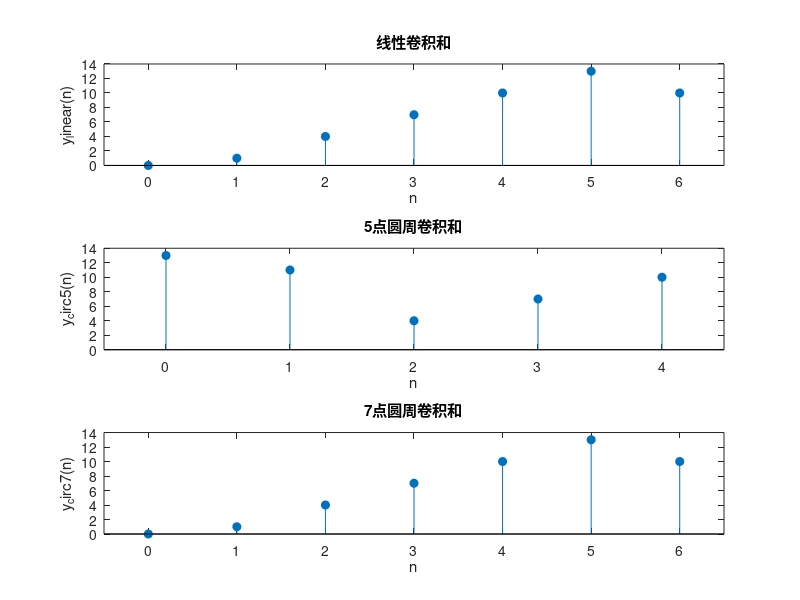

Write the MATLAB code that produced this figure.
% 圆周卷积和与线性卷积和的对比
clc; clear;

% 1.定义待卷积的序列
x1 = [0, 1, 2];
x2 = [1, 2, 3, 4, 5];

% 2.计算线性卷积
y_linear = conv(x1, x2);

% 3.定义矩阵法计算N点圆周卷积和的的函数
function y_circ = circ_conv_matrix(x1, x2, N)
    % 补零将x1和x2扩展为长度为N的序列
    x1_pad = [x1, zeros(1, N - length(x1))];
    x2_pad = [x2, zeros(1, N - length(x2))];
    
    % 构造x2的循环矩阵（每一行是x2_pad的循环右移的结果）
    circ_mat = zeros(N, N);
    for i = 1:N
        circ_mat(i, :) = circshift(x2_pad, [0, i-1]);
    end

    % 矩阵乘法实现圆周卷积
    y_circ = x1_pad * circ_mat;
end

% 4.计算5点、7点圆周卷积
y_circ5 = circ_conv_matrix(x1, x2, 5);
y_circ7 = circ_conv_matrix(x1, x2, 7);

% 5.画图对比结果
figure('Name', '线性卷积和圆周卷积的对比');

% 子图1：线性卷积
subplot(3, 1, 1);
n_lin = 0:length(y_linear) - 1;
stem(n_lin, y_linear, 'filled');
title('线性卷积和');
xlabel('n');
ylabel('y_linear(n)');
xlim([-0.5, max(n_lin) + 0.5]);

% 子图2：5点圆周卷积和
subplot(3, 1 , 2);
n_circ5 = 0:length(y_circ5) - 1;
stem(n_circ5, y_circ5, 'filled');
title('5点圆周卷积和');
xlabel('n');
ylabel('y_circ5(n)');
xlim([-0.5, max(n_circ5) + 0.5]);

% 子图3：7点圆周卷积和
subplot(3, 1 , 3);
n_circ7 = 0:length(y_circ7) - 1;
stem(n_circ7, y_circ7, 'filled');
title('7点圆周卷积和');
xlabel('n');
ylabel('y_circ7(n)');
xlim([-0.5, max(n_circ7) + 0.5]);
